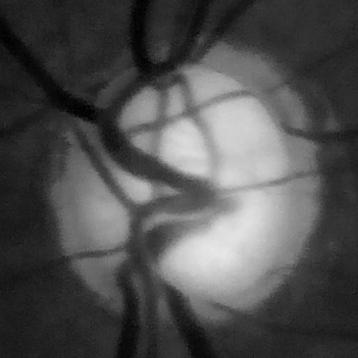
%> input picture Inpainting/1265753352183.JPEG, 358 x 358 px
$ octave gridsearchinpaint.m   (GNU Octave 9; MATLAB toolbox functions it lacks are replaced by stand-ins)
%> lines starting %> are read from the running program, lines starting %| are printed output that depends on the picture; in (x1, y1, x2, y2) boxes, pixels count from 0 and x2, y2 are one past the last pixel; in counts of white or black regions, pixels touching at a corner belong together; the program's own positions count from 1
a=imread('1265753352183.JPEG');
%> a is the input picture: size 358x358 uint8; min 0, max 233, mean 79.4
b=imread('1265753352183_gt.JPEG');
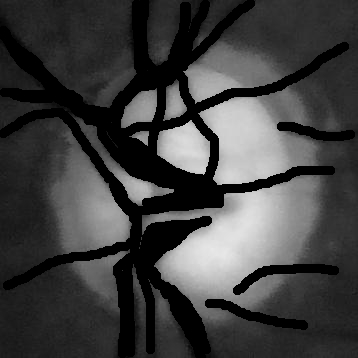
%> input picture Inpainting/1265753352183_gt.JPEG, 358 x 358 px
%> b is the input picture: size 358x358 uint8; min 0, max 233, mean 63.9
c=im2bw(b,0.01);
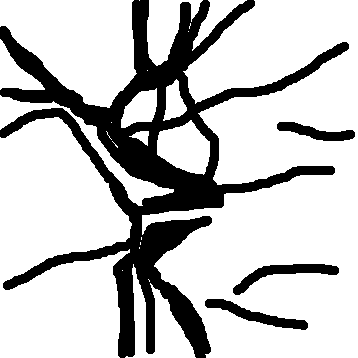
%> c: size 358x358 logical; 76.6% white; 4 black regions, box (x1, y1, x2, y2) and area: (0, 0, 349, 358) 27267, (233, 264, 339, 295) 1035, (205, 299, 308, 330) 990, (277, 122, 355, 141) 731
d=logical(1-c); %groundtruth

% a in green channel so converting to rgb
e=zeros(size(a,1),size(a,2),3);
e(:,:,2)=a;
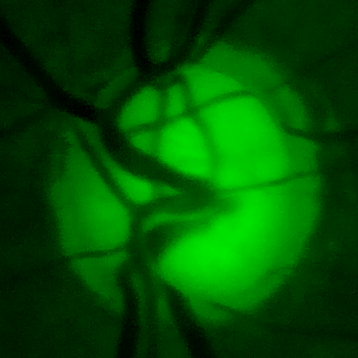
%> e: size 358x358x3 double; mean R, G, B 0, 79.4, 0
e=double(e) ./ 255;

%% Symmetric filter params
symmfilter = struct();
symmfilter.sigma     = 2.4;
symmfilter.len       = 8;
symmfilter.sigma0    = 3;
symmfilter.alpha     = 0.7;

%% Asymmetric filter params
asymmfilter = struct();
asymmfilter.sigma     = 1.8;
asymmfilter.len       = 22;
asymmfilter.sigma0    = 2;
asymmfilter.alpha     = 0.1;

max=0;

%for i=1:5
%    symmfilter.sigma=i
    for j=1:5:41
        symmfilter.len=j;
        for k=0.1:0.1:0.5
            for l= 10:5:40
%> (the run ends here)
